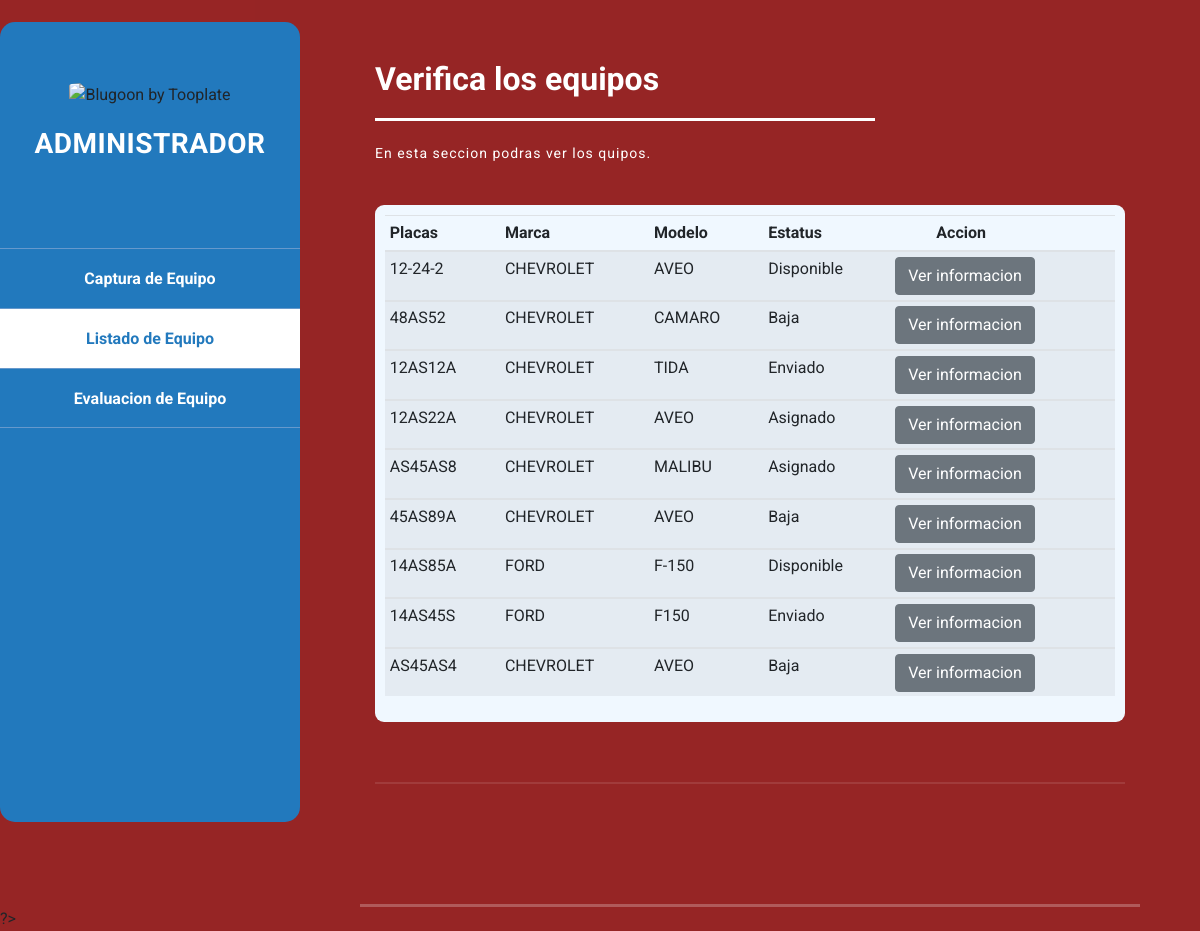
Page /listado_equipos.php on the committed database.
### tables this page shows
CREATE TABLE `equipo` (
  `id` int(10) NOT NULL,
  `placas` varchar(7) NOT NULL,
  `marca` varchar(30) NOT NULL,
  `modelo` varchar(30) NOT NULL,
  `fecha_adquisicion` date NOT NULL,
  `estatus` varchar(10) NOT NULL,
  `fecha_alta` date NOT NULL DEFAULT current_timestamp(),
  `color` varchar(15) NOT NULL,
  `combustible` varchar(20) NOT NULL
);

### listado_equipos.php (the view, shortened to what this page needs)
<?php
include("conn/connLocalhost.php");
if (isset($_GET['pageno'])) {
    $pageno = $_GET['pageno'];
} else {
    $pageno = 1;
}
$no_of_records_per_page = 10;
$offset = ($pageno-1) * $no_of_records_per_page;
$valor="";
$queryGetEquipo = "SELECT id, placas, marca, modelo, fecha_adquisicion, estatus, fecha_alta, color, combustible FROM equipo WHERE placas LIKE '%$valor%'  ORDER BY id LIMIT $offset, $no_of_records_per_page ";
$resQueryGetEquipo = mysqli_query($connLocalhost, $queryGetEquipo) or trigger_error("There was an error getting the user data... please try again");
$EquipoDetails = mysqli_fetch_assoc($resQueryGetEquipo);
 ?>
<!DOCTYPE html>
<html lang="en">
  <head>
    <link href="vendor/bootstrap/css/bootstrap.min.css" rel="stylesheet" />
    <link rel="stylesheet" href="assets/css/fontawesome.css" />
    <link rel="stylesheet" href="assets/css/tooplate-style.css" />
    <link rel="stylesheet" href="assets/css/owl.css" />
    <link rel="stylesheet" href="assets/css/lightbox.css" />
  </head>
  <body >
    <div id="page-wraper" style="background-color:#870505de;">
      <div class="responsive-nav">
        <div id="menu" class="menu">
          <div class="container">
            <div class="image">
              <a href="#"><img src="https://www.proyectosabs.com/images/biglogo.fw.png" alt="Blugoon by Tooplate" /></a>
            </div>
            <div class="author-content">
              <h4>Administrador</h4>
            </div>
            <nav class="main-nav" role="navigation">
              <ul class="main-menu">
                <br>
                <br>
                <li><a href="index.php">Captura de Equipo</a></li>
                <li class="active"><a href="">Listado de Equipo</a></li>
                <li><a href="evaluacion_equipo.php">Evaluacion de Equipo</a></li>
              </ul>
            </nav>
          </div>
        </div>
      </div>
      <section class="section about-me"style="width: 65%;" data-section="section1">
        <div class="container">
          <div class="section-heading">
            <h2>Verifica los equipos</h2>
            <div class="line-dec"></div>
            <span>En esta seccion podras ver los quipos.</span>
          </div>
       <div class="right-image-post">
        <div class="" >
          <div class="table-striped table-responsive table-sm "style=" border-radius: 9px; background: aliceblue; padding: 10px ">
            <table  class="table table-striped breadcrumb-section "   >
              <thead>
                <tr>
                  <th scope="col">Placas</th>
                  <th scope="col">Marca</th>
                  <th scope="col">Modelo</th>
                  <th scope="col">Estatus</th>
                  <th style="padding-inline-start: 22px" scope="col">  &nbsp;&nbsp; &nbsp;&nbsp; Accion</th>
                </tr>
              </thead>
              <tbody>
                <?php
                 do { ?>
                <tr>
                  <td><?php echo $EquipoDetails['placas'] ?></td>
                  <td><?php echo $EquipoDetails['marca'] ?></td>
                  <td><?php echo $EquipoDetails['modelo'] ?></td>
                  <td ><?php echo $EquipoDetails['estatus'] ?></td>
                  <td>
          <form  method="POST" action="informacionEquipo.php"  enctype="multipart/form-data" >
          <input type="submit" class="btn btn-secondary" name="btneliminar"  value="Ver informacion" id="submit" />
          </form>
          </td>
                </tr>
              </tbody>
            <?php } while($EquipoDetails = mysqli_fetch_assoc($resQueryGetEquipo)); ?>
            </table>
          </div>
  </div>
      </div>
        </div>
      </section>
        <?php include("includes/formatos/formatoEditarE.php");
 ?>
  </body>
</html>

### assets/css/tooplate-style.css (style rules this page uses)
body { font-family: 'Roboto', sans-serif; overflow-x: hidden; }
#page-wraper { background: #4AA0DD no-repeat center center fixed; -webkit-background-size: cover; -moz-background-size: cover; -o-background-size: cover; background-size: cover; width: 100%; }
input, select, textarea { outline: none; }
a { color: #9FF; text-decoration: none; }
h4 { font-size: 28px; font-weight: 700; color: #fff; letter-spacing: 0.5px; }
img { width: 100%; overflow: hidden; }
ul { padding: 0; margin: 0; list-style: none; }
ul li { display: inline-block; }
html { -webkit-box-sizing: border-box; -moz-box-sizing: border-box; box-sizing: border-box; }
*, *:before, *:after { -webkit-box-sizing: inherit; -moz-box-sizing: inherit; box-sizing: inherit; }
.container { margin: 0 auto; }
.main-nav { text-align: center; }
.main-nav li:last-child a { border-bottom: 1px solid #69C; }
.main-nav li { display: block; }
.main-nav li a { height: 60px; line-height: 60px; display: inline-block; font-size: 16px; font-weight: 700; color: #fff; width: 100%; transition: all 0.5s; border-top: 1px solid #69C; }
.main-nav li:hover a, .main-nav li.active a { background: #fff; color: #2279BD; }
.menu .image { margin-top: 50px; }
.menu .image img { width: 160px; height: 160px; border-radius: 10%; text-align: center; }
.menu .author-content { margin: 20px 0px 40px 0px; }
.menu .author-content h4 { margin-bottom: 0px; text-transform: uppercase; }
.menu:before, .menu:after { content: ""; display: table; }
.menu:after { clear: both; }
.menu a { text-decoration: none; color: inherit; }
.menu { text-align: center; }
.menu { left: 8%; -webkit-transition: -webkit-transform 233ms cubic-bezier(0, 0, 0.21, 1); -webkit-overflow-scrolling: touch; background-color: #2279BD; box-sizing: border-box; height: 100vh; max-height: 100vh !important; max-width: 80vw !important; min-width: 45px !important; outline: none; overflow-x: hidden !important; overflow-y: auto !important; padding: 0; position: fixed !important; top: calc(22px); width: 22%; will-change: transform; z-index: 9999 !important; border-radius: 15px; }
.section { color: #fff; width: 60%; right: 10%; left: 35%; position: relative; min-height: 100vh; padding-bottom: 60px; border-bottom: 3px solid rgba(250, 250, 250, 0.25); }
.section-heading { text-align: left; padding: 60px 0 40px 0; }
.section-heading h2 { font-size: 32px; font-weight: 700; color: #fff; }
.section-heading .line-dec { max-width: 500px; height: 3px; background-color: #fff; margin: 20px 0; }
.section-heading span { margin-top: 5px; font-size: 14px; color: #fff; letter-spacing: 1px; }
.right-image-post { margin-bottom: 60px; padding-bottom: 60px; border-bottom: 2px solid rgba(250, 250, 250, 0.1); }
@media screen and (max-width: 1680px) { .menu { left: 4%; } }
@media screen and (max-width: 1680px) { .section { color: #3c3333; width: 44%; right: 5%; left: 30%; } }
@media screen and (max-width: 1680px) and (min-width: 846px) { .menu .image { margin-top: 60px; } }
@media screen and (max-width: 1280px) { .menu { left: 0%; } }
.menu .container { padding-left: 0; padding-right: 0; }
@media screen and (max-width: 1280px) and (min-width: 846px) { .menu { width: 25%; } }

### rows in the picture
equipo: placas "12-24-2", marca "CHEVROLET", modelo "AVEO", estatus "Disponible"
equipo: placas "48AS52", marca "CHEVROLET", modelo "CAMARO", estatus "Baja"
equipo: placas "12AS12A", marca "CHEVROLET", modelo "TIDA", estatus "Enviado"
equipo: placas "12AS22A", marca "CHEVROLET", modelo "AVEO", estatus "Asignado"
equipo: placas "AS45AS8", marca "CHEVROLET", modelo "MALIBU", estatus "Asignado"
equipo: placas "45AS89A", marca "CHEVROLET", modelo "AVEO", estatus "Baja"
equipo: placas "14AS85A", marca "FORD", modelo "F-150", estatus "Disponible"
equipo: placas "14AS45S", marca "FORD", modelo "F150", estatus "Enviado"
equipo: placas "AS45AS4", marca "CHEVROLET", modelo "AVEO", estatus "Baja"
